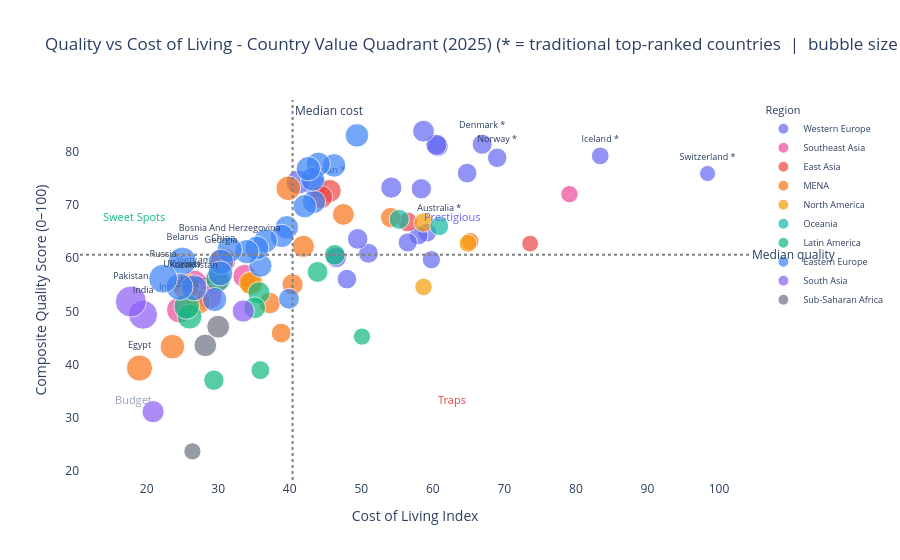

The cell this chart's notebook holds for it:
### Markdown cell above
---
## Section 2: The Value Quadrant

**This is the primary view of the project.** Every country plotted by cost (x-axis) and
quality (y-axis). The quadrant framing captures what a simple ranking cannot:
a country is only a genuine sweet spot if it has BOTH above-median quality AND below-median cost.
Cheap-but-poor-quality countries (bottom-left) are not sweet spots - they are budget options.

Quadrant lines sit at the median cost and median quality across all 89 countries:

- **Top-left (Sweet Spots):** High quality, low cost - the countries this project champions
- **Top-right (Prestigious):** High quality, high cost - traditional liveability leaders
- **Bottom-left (Budget):** Low quality, low cost - cheap but limited
- **Bottom-right (Traps):** Low quality, high cost - worst of both worlds

The quality floor applied to rankings does NOT apply here - all countries are shown
so the full distribution is visible and budget/trap countries are clearly identifiable.

### Code cell
med_cost    = df['Cost of Living Index'].median()
med_quality = df['quality_score'].median()

top15_set = set(df.nlargest(15, 'value_index')['Country'])
flagship  = {'Switzerland', 'Denmark', 'Australia', 'Norway', 'Iceland', 'Japan'}

def label_country(row):
    if row['Country'] in top15_set: return row['Country']
    if row['Country'] in flagship:  return row['Country'] + ' *'
    return ''

df['label'] = df.apply(label_country, axis=1)

fig = px.scatter(
    df,
    x='Cost of Living Index',
    y='quality_score',
    size='size_bubble',
    color='region',
    hover_name='Country',
    text='label',
    color_discrete_map=REGION_COLORS,
    hover_data={
        'value_index':          ':.3f',
        'quality_score':        ':.1f',
        'Cost of Living Index': ':.1f',
        'size_bubble':          False,
        'region':               False,
    },
    title=f'Quality vs Cost of Living - Country Value Quadrant ({YEAR})\n'
          '(* = traditional top-ranked countries  |  bubble size = value index)',
    labels={
        'Cost of Living Index': 'Cost of Living Index',
        'quality_score':        'Composite Quality Score (0–100)',
        'region':               'Region',
    },
    size_max=22,
)

fig.add_vline(x=med_cost,    line_dash='dot', line_color='grey',
              annotation_text='Median cost',    annotation_position='top right')
fig.add_hline(y=med_quality, line_dash='dot', line_color='grey',
              annotation_text='Median quality', annotation_position='right')

fig.update_traces(textposition='top center', textfont=dict(size=9))
fig.update_layout(
    plot_bgcolor='white', paper_bgcolor='white',
    legend=dict(font=dict(size=9)),
    annotations=fig.layout.annotations + (
        dict(x=med_cost*0.45,  y=med_quality*1.12, text='Sweet Spots',
             showarrow=False, font=dict(size=11, color='#10B981')),
        dict(x=med_cost*1.55,  y=med_quality*1.12, text='Prestigious',
             showarrow=False, font=dict(size=11, color='#6366F1')),
        dict(x=med_cost*0.45,  y=med_quality*0.55, text='Budget',
             showarrow=False, font=dict(size=11, color='#94A3B8')),
        dict(x=med_cost*1.55,  y=med_quality*0.55, text='Traps',
             showarrow=False, font=dict(size=11, color='#EF4444')),
    )
)
fig.show()

### Figure 1 — Plotly figure (JSON) as saved in the notebook; plotly's stock layout.template omitted (floating-point values rounded to 4 significant figures)
{"data": [{"customdata": [[0.772, 0.772, "Western Europe"], [0.95, 0.95, "Western Europe"], [1.143, 1.143, "Western Europe"], [1.217, 1.217, "Western Europe"], [1.173, 1.173, "Western Europe"], [1.336, 1.336, "Western Europe"], [1.344, 1.344, "Western Europe"], [0.998, 0.998, "Western Europe"], [1.095, 1.095, "Western Europe"], [1.429, 1.429, "Western Europe"], [1.251, 1.251, "Western Europe"], [1.109, 1.109, "Western Europe"], [1.114, 1.114, "Western Europe"], [1.352, 1.352, "Western Europe"], [1.194, 1.194, "Western Europe"], [1.285, 1.285, "Western Europe"], [1.168, 1.168, "Western Europe"], [1.293, 1.293, "Western Europe"], [1.694, 1.694, "Western Europe"], [1.803, 1.803, "Western Europe"]], "hovertemplate": "<b>%{hovertext}</b><br><br>Cost of Living Index=%{x:.1f}<br>Composite Quality Score (0–100)=%{y:.1f}<br>label=%{text}<br>value_index=%{customdata[0]:.3f}<extra></extra>", "hovertext": ["Switzerland", "Iceland", "Norway", "Denmark", "Luxembourg", "Austria", "Netherlands", "Ireland", "United Kingdom", "Finland", "Germany", "France", "Belgium", "Sweden", "Italy", "Cyprus", "Malta", "Greece", "Spain", "Portugal"], "legendgroup": "Western Europe", "marker": {"color": "#6366F1", "size": [0.772, 0.95, 1.143, 1.217, 1.173, 1.336, 1.344, 0.998, 1.095, 1.429, 1.251, 1.109, 1.114, 1.352, 1.194, 1.285, 1.168, 1.293, 1.694, 1.803], "sizemode": "area", "sizeref": 0.006017, "symbol": "circle"}, "mode": "markers+text", "name": "Western Europe", "orientation": "v", "showlegend": true, "text": ["Switzerland *", "Iceland *", "Norway *", "Denmark *", "", "", "", "", "", "", "", "", "", "", "", "", "", "", "", ""], "textfont": {"size": 9}, "textposition": "top center", "type": "scatter", "x": [98.4, 83.4, 69.0, 66.9, 64.8, 60.7, 60.5, 59.8, 59.2, 58.7, 58.4, 58.0, 56.5, 54.2, 51.0, 49.5, 48.0, 46.5, 43.5, 41.2], "xaxis": "x", "y": [75.92, 79.24, 78.89, 81.42, 76.0, 81.1, 81.32, 59.7, 64.82, 83.89, 73.05, 64.3, 62.96, 73.27, 60.91, 63.62, 56.05, 60.15, 73.7, 74.3], "yaxis": "y"}, {"customdata": [[0.911, 0.911, "Southeast Asia"], [1.68, 1.68, "Southeast Asia"], [1.872, 1.872, "Southeast Asia"], [1.831, 1.831, "Southeast Asia"], [2.079, 2.079, "Southeast Asia"], [2.042, 2.042, "Southeast Asia"]], "hovertemplate": "<b>%{hovertext}</b><br><br>Cost of Living Index=%{x:.1f}<br>Composite Quality Score (0–100)=%{y:.1f}<br>label=%{text}<br>value_index=%{customdata[0]:.3f}<extra></extra>", "hovertext": ["Singapore", "Thailand", "Malaysia", "Philippines", "Vietnam", "Indonesia"], "legendgroup": "Southeast Asia", "marker": {"color": "#EC4899", "size": [0.911, 1.68, 1.872, 1.831, 2.079, 2.042], "sizemode": "area", "sizeref": 0.006017, "symbol": "circle"}, "mode": "markers+text", "name": "Southeast Asia", "orientation": "v", "showlegend": true, "text": ["", "", "", "", "Vietnam", "Indonesia"], "textfont": {"size": 9}, "textposition": "top center", "type": "scatter", "x": [79.1, 33.7, 29.7, 28.8, 26.6, 24.6], "xaxis": "x", "y": [72.04, 56.61, 55.61, 52.73, 55.31, 50.24], "yaxis": "y"}, {"customdata": [[0.852, 0.852, "East Asia"], [1.182, 1.182, "East Asia"], [1.593, 1.593, "East Asia"], [1.61, 1.61, "East Asia"], [1.94, 1.94, "East Asia"]], "hovertemplate": "<b>%{hovertext}</b><br><br>Cost of Living Index=%{x:.1f}<br>Composite Quality Score (0–100)=%{y:.1f}<br>label=%{text}<br>value_index=%{customdata[0]:.3f}<extra></extra>", "hovertext": ["Hong Kong (China)", "South Korea", "Japan", "Taiwan", "China"], "legendgroup": "East Asia", "marker": {"color": "#EF4444", "size": [0.852, 1.182, 1.593, 1.61, 1.94], "sizemode": "area", "sizeref": 0.006017, "symbol": "circle"}, "mode": "markers+text", "name": "East Asia", "orientation": "v", "showlegend": true, "text": ["", "", "Japan *", "", "China"], "textfont": {"size": 9}, "textposition": "top center", "type": "scatter", "x": [73.6, 56.5, 45.6, 44.4, 30.7], "xaxis": "x", "y": [62.74, 66.81, 72.65, 71.5, 59.57], "yaxis": "y"}, {"customdata": [[0.969, 0.969, "MENA"], [1.25, 1.25, "MENA"], [1.436, 1.436, "MENA"], [1.485, 1.485, "MENA"], [1.363, 1.363, "MENA"], [1.838, 1.838, "MENA"], [1.183, 1.183, "MENA"], [1.386, 1.386, "MENA"], [1.592, 1.592, "MENA"], [1.904, 1.904, "MENA"], [2.142, 2.142, "MENA"], [1.837, 1.837, "MENA"], [2.07, 2.07, "MENA"]], "hovertemplate": "<b>%{hovertext}</b><br><br>Cost of Living Index=%{x:.1f}<br>Composite Quality Score (0–100)=%{y:.1f}<br>label=%{text}<br>value_index=%{customdata[0]:.3f}<extra></extra>", "hovertext": ["Israel", "United Arab Emirates", "Qatar", "Saudi Arabia", "Kuwait", "Oman", "Lebanon", "Jordan", "Turkey", "Morocco", "Tunisia", "Iran", "Egypt"], "legendgroup": "MENA", "marker": {"color": "#F97316", "size": [0.969, 1.25, 1.436, 1.485, 1.363, 1.838, 1.183, 1.386, 1.592, 1.904, 2.142, 1.837, 2.07], "sizemode": "area", "sizeref": 0.006017, "symbol": "circle"}, "mode": "markers+text", "name": "MENA", "orientation": "v", "showlegend": true, "text": ["", "", "", "", "", "", "", "", "", "Morocco", "Tunisia", "", "Egypt"], "textfont": {"size": 9}, "textposition": "top center", "type": "scatter", "x": [65.2, 54.1, 47.5, 41.9, 40.4, 39.8, 38.8, 37.2, 34.7, 27.2, 25.5, 23.6, 19.0], "xaxis": "x", "y": [63.15, 67.63, 68.23, 62.22, 55.05, 73.14, 45.91, 51.54, 55.24, 51.79, 54.63, 43.35, 39.33], "yaxis": "y"}, {"customdata": [[0.967, 0.967, "North America"], [0.93, 0.93, "North America"], [1.136, 1.136, "North America"], [1.604, 1.604, "North America"]], "hovertemplate": "<b>%{hovertext}</b><br><br>Cost of Living Index=%{x:.1f}<br>Composite Quality Score (0–100)=%{y:.1f}<br>label=%{text}<br>value_index=%{customdata[0]:.3f}<extra></extra>", "hovertext": ["United States", "Puerto Rico", "Canada", "Mexico"], "legendgroup": "North America", "marker": {"color": "#F59E0B", "size": [0.967, 0.93, 1.136, 1.604], "sizemode": "area", "sizeref": 0.006017, "symbol": "circle"}, "mode": "markers+text", "name": "North America", "orientation": "v", "showlegend": true, "text": ["", "", "", ""], "textfont": {"size": 9}, "textposition": "top center", "type": "scatter", "x": [64.9, 58.7, 58.7, 34.5], "xaxis": "x", "y": [62.78, 54.59, 66.71, 55.33], "yaxis": "y"}, {"customdata": [[1.084, 1.084, "Oceania"], [1.217, 1.217, "Oceania"]], "hovertemplate": "<b>%{hovertext}</b><br><br>Cost of Living Index=%{x:.1f}<br>Composite Quality Score (0–100)=%{y:.1f}<br>label=%{text}<br>value_index=%{customdata[0]:.3f}<extra></extra>", "hovertext": ["Australia", "New Zealand"], "legendgroup": "Oceania", "marker": {"color": "#14B8A6", "size": [1.084, 1.217], "sizemode": "area", "sizeref": 0.006017, "symbol": "circle"}, "mode": "markers+text", "name": "Oceania", "orientation": "v", "showlegend": true, "text": ["Australia *", ""], "textfont": {"size": 9}, "textposition": "top center", "type": "scatter", "x": [60.9, 55.3], "xaxis": "x", "y": [66.01, 67.31], "yaxis": "y"}, {"customdata": [[0.903, 0.903, "Latin America"], [1.309, 1.309, "Latin America"], [1.308, 1.308, "Latin America"], [1.084, 1.084, "Latin America"], [1.498, 1.498, "Latin America"], [1.443, 1.443, "Latin America"], [1.869, 1.869, "Latin America"], [1.26, 1.26, "Latin America"], [1.885, 1.885, "Latin America"], [1.989, 1.989, "Latin America"]], "hovertemplate": "<b>%{hovertext}</b><br><br>Cost of Living Index=%{x:.1f}<br>Composite Quality Score (0–100)=%{y:.1f}<br>label=%{text}<br>value_index=%{customdata[0]:.3f}<extra></extra>", "hovertext": ["Costa Rica", "Uruguay", "Panama", "Venezuela", "Argentina", "Chile", "Ecuador", "Peru", "Colombia", "Brazil"], "legendgroup": "Latin America", "marker": {"color": "#10B981", "size": [0.903, 1.309, 1.308, 1.084, 1.498, 1.443, 1.869, 1.26, 1.885, 1.989], "sizemode": "area", "sizeref": 0.006017, "symbol": "circle"}, "mode": "markers+text", "name": "Latin America", "orientation": "v", "showlegend": true, "text": ["", "", "", "", "", "", "", "", "", "Brazil"], "textfont": {"size": 9}, "textposition": "top center", "type": "scatter", "x": [50.1, 46.3, 43.9, 35.9, 35.7, 35.1, 30.0, 29.4, 26.0, 25.6], "xaxis": "x", "y": [45.24, 60.62, 57.41, 38.93, 53.47, 50.66, 56.08, 37.04, 49.01, 50.91], "yaxis": "y"}, {"customdata": [[1.682, 1.682, "Eastern Europe"], [1.676, 1.676, "Eastern Europe"], [1.765, 1.765, "Eastern Europe"], [1.626, 1.626, "Eastern Europe"], [1.732, 1.732, "Eastern Europe"], [1.804, 1.804, "Eastern Europe"], [1.657, 1.657, "Eastern Europe"], [1.312, 1.312, "Eastern Europe"], [1.662, 1.662, "Eastern Europe"], [1.65, 1.65, "Eastern Europe"], [1.728, 1.728, "Eastern Europe"], [1.632, 1.632, "Eastern Europe"], [1.749, 1.749, "Eastern Europe"], [1.801, 1.801, "Eastern Europe"], [1.949, 1.949, "Eastern Europe"], [1.951, 1.951, "Eastern Europe"], [1.885, 1.885, "Eastern Europe"], [1.77, 1.77, "Eastern Europe"], [2.045, 2.045, "Eastern Europe"], [2.378, 2.378, "Eastern Europe"], [2.22, 2.22, "Eastern Europe"], [2.517, 2.517, "Eastern Europe"]], "hovertemplate": "<b>%{hovertext}</b><br><br>Cost of Living Index=%{x:.1f}<br>Composite Quality Score (0–100)=%{y:.1f}<br>label=%{text}<br>value_index=%{customdata[0]:.3f}<extra></extra>", "hovertext": ["Estonia", "Slovenia", "Lithuania", "Latvia", "Croatia", "Czech Republic", "Slovakia", "Albania", "Armenia", "Poland", "Hungary", "Serbia", "Bulgaria", "Romania", "Bosnia And Herzegovina", "Georgia", "North Macedonia", "Azerbaijan", "Kazakhstan", "Belarus", "Ukraine", "Russia"], "legendgroup": "Eastern Europe", "marker": {"color": "#3B82F6", "size": [1.682, 1.676, 1.765, 1.626, 1.732, 1.804, 1.657, 1.312, 1.662, 1.65, 1.728, 1.632, 1.749, 1.801, 1.949, 1.951, 1.885, 1.77, 2.045, 2.378, 2.22, 2.517], "sizemode": "area", "sizeref": 0.006017, "symbol": "circle"}, "mode": "markers+text", "name": "Eastern Europe", "orientation": "v", "showlegend": true, "text": ["", "", "", "", "", "", "", "", "", "", "", "", "", "", "Bosnia And Herzegovina", "Georgia", "", "", "Kazakhstan", "Belarus", "Ukraine", "Russia"], "textfont": {"size": 9}, "textposition": "top center", "type": "scatter", "x": [49.4, 46.2, 44.0, 43.4, 43.2, 42.6, 42.1, 39.9, 39.6, 38.9, 36.6, 35.9, 35.4, 34.0, 31.6, 30.4, 30.3, 29.5, 26.6, 25.0, 24.6, 22.3], "xaxis": "x", "y": [83.1, 77.44, 77.68, 70.59, 74.82, 76.83, 69.78, 52.36, 65.81, 64.18, 63.23, 58.57, 61.9, 61.22, 61.58, 59.32, 57.12, 52.22, 54.41, 59.44, 54.61, 56.13], "yaxis": "y"}, {"customdata": [[1.494, 1.494, "South Asia"], [1.488, 1.488, "South Asia"], [2.53, 2.53, "South Asia"], [2.912, 2.912, "South Asia"]], "hovertemplate": "<b>%{hovertext}</b><br><br>Cost of Living Index=%{x:.1f}<br>Composite Quality Score (0–100)=%{y:.1f}<br>label=%{text}<br>value_index=%{customdata[0]:.3f}<extra></extra>", "hovertext": ["Sri Lanka", "Bangladesh", "India", "Pakistan"], "legendgroup": "South Asia", "marker": {"color": "#8B5CF6", "size": [1.494, 1.488, 2.53, 2.912], "sizemode": "area", "sizeref": 0.006017, "symbol": "circle"}, "mode": "markers+text", "name": "South Asia", "orientation": "v", "showlegend": true, "text": ["", "", "India", "Pakistan"], "textfont": {"size": 9}, "textposition": "top center", "type": "scatter", "x": [33.5, 20.9, 19.5, 17.8], "xaxis": "x", "y": [50.05, 31.11, 49.34, 51.84], "yaxis": "y"}, {"customdata": [[1.57, 1.57, "Sub-Saharan Africa"], [1.546, 1.546, "Sub-Saharan Africa"], [0.896, 0.896, "Sub-Saharan Africa"]], "hovertemplate": "<b>%{hovertext}</b><br><br>Cost of Living Index=%{x:.1f}<br>Composite Quality Score (0–100)=%{y:.1f}<br>label=%{text}<br>value_index=%{customdata[0]:.3f}<extra></extra>", "hovertext": ["South Africa", "Kenya", "Nigeria"], "legendgroup": "Sub-Saharan Africa", "marker": {"color": "#6B7280", "size": [1.57, 1.546, 0.896], "sizemode": "area", "sizeref": 0.006017, "symbol": "circle"}, "mode": "markers+text", "name": "Sub-Saharan Africa", "orientation": "v", "showlegend": true, "text": ["", "", ""], "textfont": {"size": 9}, "textposition": "top center", "type": "scatter", "x": [30.0, 28.2, 26.4], "xaxis": "x", "y": [47.1, 43.59, 23.65], "yaxis": "y"}], "layout": {"annotations": [{"showarrow": false, "text": "Median cost", "x": 40.4, "xanchor": "left", "xref": "x", "y": 1, "yanchor": "top", "yref": "y domain"}, {"showarrow": false, "text": "Median quality", "x": 1, "xanchor": "left", "xref": "x domain", "y": 60.62, "yanchor": "middle", "yref": "y"}, {"font": {"color": "#10B981", "size": 11}, "showarrow": false, "text": "Sweet Spots", "x": 18.18, "y": 67.89}, {"font": {"color": "#6366F1", "size": 11}, "showarrow": false, "text": "Prestigious", "x": 62.62, "y": 67.89}, {"font": {"color": "#94A3B8", "size": 11}, "showarrow": false, "text": "Budget", "x": 18.18, "y": 33.34}, {"font": {"color": "#EF4444", "size": 11}, "showarrow": false, "text": "Traps", "x": 62.62, "y": 33.34}], "legend": {"font": {"size": 9}, "itemsizing": "constant", "title": {"text": "Region"}, "tracegroupgap": 0}, "paper_bgcolor": "white", "plot_bgcolor": "white", "shapes": [{"line": {"color": "grey", "dash": "dot"}, "type": "line", "x0": 40.4, "x1": 40.4, "xref": "x", "y0": 0, "y1": 1, "yref": "y domain"}, {"line": {"color": "grey", "dash": "dot"}, "type": "line", "x0": 0, "x1": 1, "xref": "x domain", "y0": 60.62, "y1": 60.62, "yref": "y"}], "title": {"text": "Quality vs Cost of Living - Country Value Quadrant (2025)\n(* = traditional top-ranked countries  |  bubble size = value index)"}, "xaxis": {"anchor": "y", "domain": [0.0, 1.0], "title": {"text": "Cost of Living Index"}}, "yaxis": {"anchor": "x", "domain": [0.0, 1.0], "title": {"text": "Composite Quality Score (0–100)"}}}}
